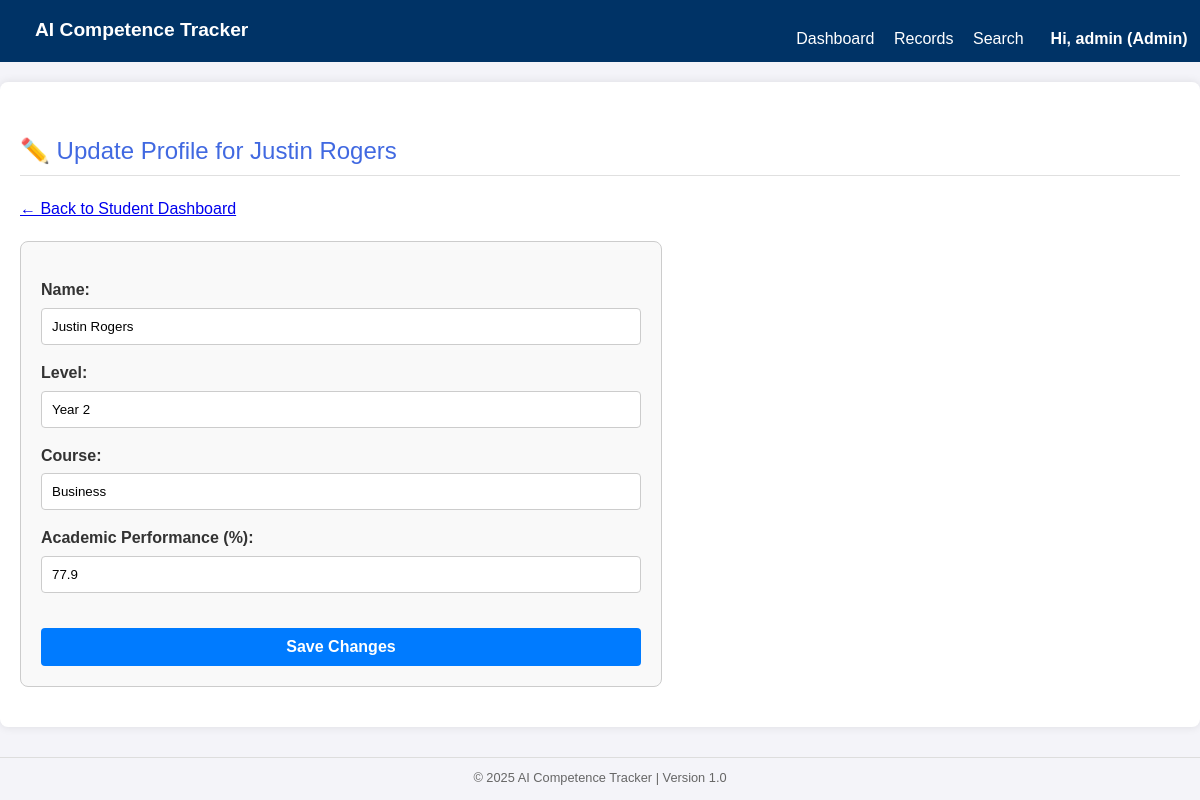
The page /student/update/1 (signed in) on the database its author committed.
### app/models.py (models this page shows, shortened)
class User(UserMixin, db.Model):
    id = db.Column(db.Integer, primary_key=True)
    username = db.Column(db.String(64), index=True, unique=True)
    email = db.Column(db.String(120), index=True, unique=True)
    password_hash = db.Column(db.String(256))
    role = db.Column(db.String(64), default='Lecturer') # Admin or Lecturer

class Student(db.Model):
    id = db.Column(db.Integer, primary_key=True)
    name = db.Column(db.String(120), nullable=False)
    reg_number = db.Column(db.String(50), unique=True, nullable=True)
    dob = db.Column(db.Date, nullable=True)
    academic_group = db.Column(db.String(120), nullable=True)
    academic_year = db.Column(db.String(50), nullable=True)
    academic_semester_term = db.Column(db.String(50), nullable=True)
    photo_url = db.Column(db.String(300), nullable=True)
    level = db.Column(db.String(50), nullable=True)
    course = db.Column(db.String(120), nullable=True)
    academic_performance = db.Column(db.Float, default=60.0)
    participations = db.relationship('Participation', backref='student', lazy='dynamic')
    attendance_records = db.relationship('Attendance', backref='student', lazy='dynamic')
    competence_records = db.relationship('CompetenceScoreRecord', backref='student', lazy='dynamic')
    latest_score = db.relationship('LatestCompetenceScore', backref='student', uselist=False)

### app/routes.py (the view, shortened to what this page needs)
@app.route('/student/update/<int:student_id>', methods=['GET', 'POST'])
@login_required
@role_required(role='Admin')
def update_student_profile(student_id):
    student = Student.query.get_or_404(student_id)
    return render_template('update_profile.html', student=student)

### app/routes.py (called while the page is built)
def role_required(role="Admin"):
    def wrapper(func):
        @wraps(func)
        def decorated_view(*args, **kwargs):
            if not current_user.is_authenticated:
                return app.login_manager.unauthorized()
            if current_user.role == role:
                return func(*args, **kwargs)
            flash(f"You do not have permission to access this resource. ({role} required).", 'danger')
            return redirect(url_for('dashboard'))
        return decorated_view
    return wrapper

### app/templates/update_profile.html (shortened to what this page needs)
{% extends "base.html" %}
{% block content %}
    <h2>✏️ Update Profile for {{ student.name }}</h2>
    <p><a href="{{ url_for('student_dashboard', student_id=student.id) }}">&larr; Back to Student Dashboard</a></p>
    <div class="form-container">
        <form method="POST" action="{{ url_for('update_student_profile', student_id=student.id) }}">
            <div class="form-group">
                <label for="name">Name:</label>
                <input type="text" id="name" name="name" value="{{ student.name }}" required>
            </div>
            <div class="form-group">
                <label for="level">Level:</label>
                <input type="text" id="level" name="level" value="{{ student.level }}" required>
            </div>
            <div class="form-group">
                <label for="course">Course:</label>
                <input type="text" id="course" name="course" value="{{ student.course or '' }}">
            </div>
            <div class="form-group">
                <label for="academic_performance">Academic Performance (%):</label>
                <input type="number" id="academic_performance" name="academic_performance" value="{{ student.academic_performance }}" min="0" max="100" step="0.1" required>
            </div>
            <button type="submit" class="btn-primary">Save Changes</button>
        </form>
    </div>
{% endblock %}

### app/templates/base.html (shortened to what this page needs)
<!doctype html>
<html lang="en">
<head>
    <link rel="stylesheet" href="{{ url_for('static', filename='css/style.css') }}">
</head>
<body>
    <div class="navbar">
        <a href="{{ url_for('dashboard') }}" style="font-size: 1.2em; font-weight: bold;">AI Competence Tracker</a>
        <div>
            {% if current_user.is_authenticated %}
                <a href="{{ url_for('dashboard') }}">Dashboard</a>
                <a href="{{ url_for('records_home') }}">Records</a>
                <a href="{{ url_for('search_students') }}">Search</a>
                <div class="dropdown">
                    <button>Hi, {{ current_user.username }} ({{ current_user.role }})</button>
                </div>
            {% else %}
                <a href="{{ url_for('auth.login') }}">Login</a>
                <a href="{{ url_for('auth.register') }}">Register</a>
            {% endif %}
        </div>
        </div>
    <div class="container">
        {% block content %}{% endblock %}
    </div>
    <div class="footer">
        &copy; 2025 AI Competence Tracker | Version 1.0
    </div>
</body>
</html>

### app/static/css/style.css (style rules this page uses)
:root { --color-primary: #1e3c72; --color-secondary: #2a5298; --color-accent: #00bcd4; --color-background: #f4f7f6; --color-text: #333; --color-border: #e0e0e0; --color-success: #2ecc71; --color-warning: #f1c40f; --color-danger: #e74c3c; --shadow-light: 0 4px 12px rgba(0, 0, 0, 0.08); }
body { font-family: 'Roboto', 'Segoe UI', Tahoma, Geneva, Verdana, sans-serif; margin: 0; padding: 0; background-color: var(--color-background); color: var(--color-text); line-height: 1.6; }
h2 { color: var(--color-secondary); font-weight: 400; margin-top: 30px; padding-bottom: 5px; border-bottom: 1px solid var(--color-border); }
label { display: block; text-align: left; margin-top: 15px; margin-bottom: 5px; font-weight: 500; color: var(--color-text); }
input { display: block; width: 100%; padding: 10px 12px; border: 1px solid var(--color-border); border-radius: 6px; box-sizing: border-box; transition: border-color 0.3s; }
button { padding: 10px 15px; background-color: var(--color-accent); color: white; border: none; border-radius: 6px; cursor: pointer; font-weight: 600; transition: background-color 0.3s; margin-top: 20px; width: 100%; }
.form-group { margin-bottom: 15px; }

### app/templates/base.html (style rules this page uses)
body { font-family: Arial, sans-serif; margin: 0; padding: 0; background-color: #f4f4f9; color: #333; }
.container { max-width: 1200px; margin: 20px auto; padding: 20px; background-color: #fff; border-radius: 8px; box-shadow: 0 0 10px rgba(0,0,0,0.1); }
.navbar { background-color: #003366; color: white; padding: 10px 20px; display: flex; justify-content: space-between; align-items: center; }
.navbar a, .navbar button { color: white; text-decoration: none; margin-left: 15px; background: none; border: none; cursor: pointer; font-size: 1em; padding: 0; }
h1, h2, h3 { color: #4169E1; }
.dropdown { position: relative; display: inline-block; }
.footer { text-align: center; margin-top: 30px; padding-top: 10px; border-top: 1px solid #ddd; font-size: 0.8em; color: #666; }

### app/templates/update_profile.html (style rules this page uses)
.form-container { max-width: 600px; margin: 20px 0; padding: 20px; border: 1px solid #ccc; border-radius: 8px; background-color: #f9f9f9; }
.form-group { margin-bottom: 15px; }
.form-group label { display: block; margin-bottom: 5px; font-weight: bold; }
.form-group input { width: 100%; padding: 10px; border: 1px solid #ccc; border-radius: 4px; box-sizing: border-box; }
.btn-primary { background-color: #007bff; color: white; padding: 10px 15px; border: none; border-radius: 4px; cursor: pointer; font-size: 1em; }

### rows shown on the page
User: username "admin", role "Admin"
Student: name "Justin Rogers", level "Year 2", course "Business", academic_performance "77.9"
